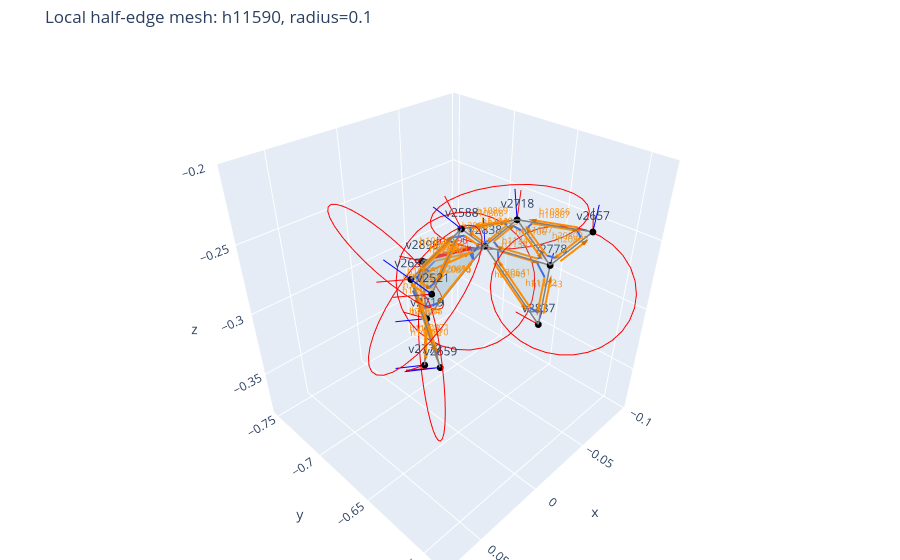

The code cell stored with this chart in its notebook:
### Code cell
# info: negative y = up
visualize_halfedge_mesh(
    output_folder + "invalid_orientation.json",
    focus_halfedge=11590,
    radius=0.1,
    show_next=True,
    show_opposites=False,
    draw_halfedges=True,
    show_splats=True
)
